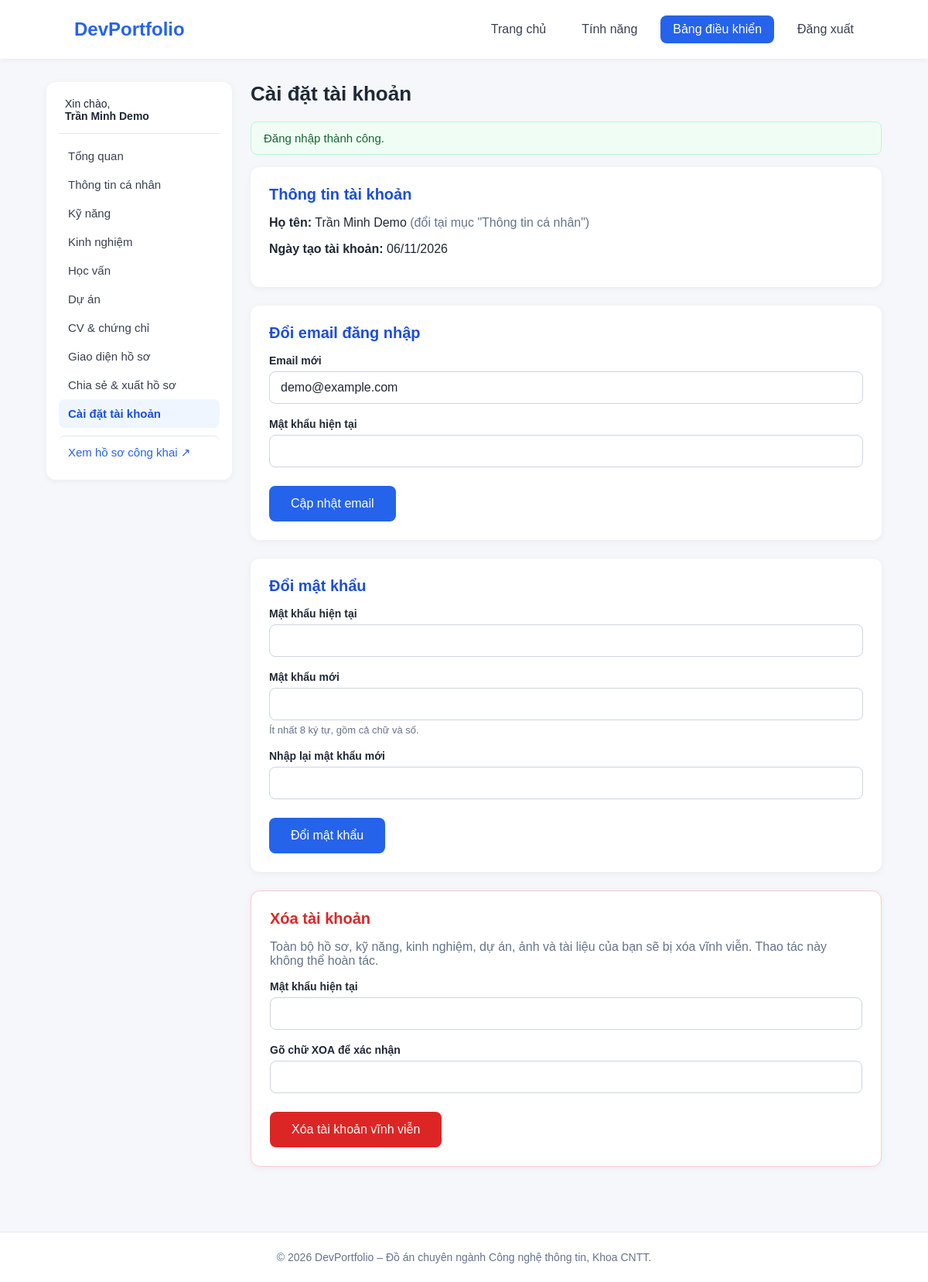
The app's page /dashboard/account.php (signed in) with its own data.
### tables this page shows
CREATE TABLE IF NOT EXISTS users (
    id            INT UNSIGNED NOT NULL AUTO_INCREMENT,
    full_name     VARCHAR(100) NOT NULL,
    email         VARCHAR(190) NOT NULL,
    password_hash VARCHAR(255) NOT NULL,             
    slug          VARCHAR(120) NOT NULL,             
    is_active     TINYINT(1)   NOT NULL DEFAULT 1,
    created_at    DATETIME     NOT NULL DEFAULT CURRENT_TIMESTAMP,
    updated_at    DATETIME     NOT NULL DEFAULT CURRENT_TIMESTAMP ON UPDATE CURRENT_TIMESTAMP,
    PRIMARY KEY (id),
    UNIQUE KEY uq_users_email (email),
    UNIQUE KEY uq_users_slug (slug)
);

### includes/auth.php (called while the page is built, shortened)
<?php
function current_user(bool $refresh = false): ?array
{
    static $cache = null;
    static $loaded = false;
    if ($loaded) {
        return $cache;
    }
    $loaded = true;
    $id = $_SESSION['user_id'] ?? null;
    $last = (int) ($_SESSION['last_activity'] ?? 0);
    $user = db_one(
        'SELECT id, full_name, email, slug, is_active, created_at FROM users WHERE id = ?',
        [(int) $id]
    );
    $cache = $user;
    return $cache;
}
function require_login(): array
{
    $user = current_user();
    return $user;
}

### includes/db.php (called while the page is built, shortened)
<?php
function db(): PDO
{
    static $pdo = null;
    if ($pdo === null) {
        $c = config('db');
        $dsn = sprintf(
            'mysql:host=%s;port=%d;dbname=%s;charset=utf8mb4',
            $c['host'],
            (int) $c['port'],
            $c['name']
        );
        $pdo = new PDO($dsn, $c['user'], $c['pass'], [
            PDO::ATTR_ERRMODE            => PDO::ERRMODE_EXCEPTION,
            PDO::ATTR_DEFAULT_FETCH_MODE => PDO::FETCH_ASSOC,
            PDO::ATTR_EMULATE_PREPARES   => false,
        ]);
    }
    return $pdo;
}
function db_query(string $sql, array $params = []): PDOStatement
{
    $stmt = db()->prepare($sql);
    $stmt->execute($params);
    return $stmt;
}
function db_one(string $sql, array $params = []): ?array
{
    $row = db_query($sql, $params)->fetch();
    return $row === false ? null : $row;
}

### dashboard/account.php (the view, shortened to what this page needs)
<?php
require __DIR__ . '/../includes/bootstrap.php';
$user = require_login();
$emailInput = $user['email'];
$pageTitle = 'Cài đặt tài khoản';
$activeNav = 'account.php';
require __DIR__ . '/../includes/dash_header.php';
?>
                <div class="card">
                    <h2>Thông tin tài khoản</h2>
                    <p><strong>Họ tên:</strong> <?= e($user['full_name']) ?>
                        <span class="muted">(đổi tại mục "Thông tin cá nhân")</span></p>
                    <p><strong>Ngày tạo tài khoản:</strong> <?= e(format_date_vn(substr((string) $user['created_at'], 0, 10))) ?></p>
                </div>
                <form class="card" method="post" action="<?= e(url('dashboard/account.php')) ?>" novalidate>
                    <h2>Đổi email đăng nhập</h2>
                    <div class="form-group">
                        <label for="email">Email mới</label>
                        <input class="form-control" type="email" id="email" name="email" maxlength="190"
                               autocomplete="email" required value="<?= e($emailInput) ?>">
                    </div>
                    <div class="form-group">
                        <label for="email_current_password">Mật khẩu hiện tại</label>
                        <input class="form-control" type="password" id="email_current_password" name="current_password"
                               maxlength="72" autocomplete="current-password" required>
                    </div>
                    <button type="submit" class="btn">Cập nhật email</button>
                </form>
                <form class="card" method="post" action="<?= e(url('dashboard/account.php')) ?>" novalidate>
                    <h2>Đổi mật khẩu</h2>
                    <div class="form-group">
                        <label for="pw_current_password">Mật khẩu hiện tại</label>
                        <input class="form-control" type="password" id="pw_current_password" name="current_password"
                               maxlength="72" autocomplete="current-password" required>
                    </div>
                    <div class="form-group">
                        <label for="new_password">Mật khẩu mới</label>
                        <input class="form-control" type="password" id="new_password" name="new_password"
                               maxlength="72" autocomplete="new-password" required>
                        <div class="form-hint">Ít nhất 8 ký tự, gồm cả chữ và số.</div>
                    </div>
                    <div class="form-group">
                        <label for="new_password_confirm">Nhập lại mật khẩu mới</label>
                        <input class="form-control" type="password" id="new_password_confirm" name="new_password_confirm"
                               maxlength="72" autocomplete="new-password" required>
                    </div>
                    <button type="submit" class="btn">Đổi mật khẩu</button>
                </form>
                <form class="card card-danger" method="post" action="<?= e(url('dashboard/account.php')) ?>"
                      data-confirm="Xóa vĩnh viễn tài khoản và toàn bộ dữ liệu? Không thể khôi phục." novalidate>
                    <h2>Xóa tài khoản</h2>
                    <p class="muted">
                        Toàn bộ hồ sơ, kỹ năng, kinh nghiệm, dự án, ảnh và tài liệu của bạn sẽ bị xóa vĩnh viễn.
                        Thao tác này không thể hoàn tác.
                    </p>
                    <div class="form-group">
                        <label for="del_current_password">Mật khẩu hiện tại</label>
                        <input class="form-control" type="password" id="del_current_password" name="current_password"
                               maxlength="72" autocomplete="current-password" required>
                    </div>
                    <div class="form-group">
                        <label for="confirm_text">Gõ chữ <strong>XOA</strong> để xác nhận</label>
                        <input class="form-control" type="text" id="confirm_text" name="confirm_text" maxlength="10"
                               autocomplete="off" required>
                    </div>
                    <button type="submit" class="btn btn-danger">Xóa tài khoản vĩnh viễn</button>
                </form>
<?php require __DIR__ . '/../includes/dash_footer.php'; ?>

### includes/dash_header.php (shortened to what this page needs)
<?php
require __DIR__ . '/header.php';
$dashMenu = [
    'index.php'       => 'Tổng quan',
    'profile.php'     => 'Thông tin cá nhân',
    'skills.php'      => 'Kỹ năng',
    'experiences.php' => 'Kinh nghiệm',
    'education.php'   => 'Học vấn',
    'projects.php'    => 'Dự án',
    'documents.php'   => 'CV & chứng chỉ',
    'appearance.php'  => 'Giao diện hồ sơ',
    'share.php'       => 'Chia sẻ & xuất hồ sơ',
    'account.php'     => 'Cài đặt tài khoản',
];
?>
        <div class="dash">
            <aside class="dash-nav">
                <div class="dash-user">Xin chào,<br><strong><?= e($currentUser['full_name']) ?></strong></div>
                <?php foreach ($dashMenu as $file => $label): ?>
                    <a href="<?= e(url('dashboard/' . $file)) ?>"<?= ($activeNav ?? '') === $file ? ' class="active"' : '' ?>><?= e($label) ?></a>
                <?php endforeach; ?>
                <a class="dash-public" href="<?= e(profile_url($currentUser['slug'], false)) ?>" target="_blank" rel="noopener">Xem hồ sơ công khai &#8599;</a>
            </aside>
            <section class="dash-main">
                <h1 class="dash-title"><?= e($pageTitle) ?></h1>

### assets/css/style.css (style rules this page uses)
* { box-sizing: border-box; }
body { margin: 0; font-family: Arial, sans-serif; background-color: #f5f7fb; color: #1f2937; }
.btn { display: inline-block; margin-top: 15px; padding: 14px 28px; background-color: #2563eb; color: white; text-decoration: none; border-radius: 8px; }
:root { --primary: #2563eb; --primary-dark: #1d4ed8; --text: #1f2937; --muted: #64748b; --border: #e2e8f0; --danger: #dc2626; --success: #16a34a; --warning: #d97706; }
a { color: var(--primary); }
button.btn { border: 0; cursor: pointer; font: inherit; }
.btn-danger { background: var(--danger); }
.form-group { margin-bottom: 18px; }
.form-group label { display: block; font-weight: 600; font-size: 14px; margin-bottom: 6px; }
.form-control { width: 100%; padding: 11px 14px; border: 1px solid #cbd5e1; border-radius: 8px; font: inherit; background: #fff; color: var(--text); }
.form-hint { color: var(--muted); font-size: 13px; margin-top: 5px; }
.muted { color: var(--muted); }
.dash { display: grid; grid-template-columns: 240px 1fr; gap: 24px; padding: 30px 5% 60px; align-items: start; }
.dash-nav { background: #fff; border-radius: 12px; padding: 16px; box-shadow: 0 2px 10px rgba(0, 0, 0, 0.05); }
.dash-user { padding: 4px 8px 14px; border-bottom: 1px solid var(--border); margin-bottom: 10px; font-size: 14px; }
.dash-nav a { display: block; padding: 10px 12px; border-radius: 8px; color: #374151; text-decoration: none; font-size: 15px; }
.dash-nav a.active { background: #eff6ff; color: var(--primary-dark); font-weight: 600; }
.dash-main { min-width: 0; }
.dash-title { margin: 0 0 20px; color: var(--text); font-size: 26px; }
.card { background: #fff; border-radius: 12px; padding: 24px; box-shadow: 0 2px 10px rgba(0, 0, 0, 0.05); margin-bottom: 24px; }
.card h2 { margin: 0 0 16px; font-size: 20px; color: var(--primary-dark); }
.card .btn { margin-top: 6px; }
.dash-public { margin-top: 10px; border-top: 1px solid var(--border); padding-top: 12px !important; color: var(--primary) !important; }
.card-danger { border: 1px solid #fecaca; }
.card-danger h2 { color: var(--danger); }

### records on screen
users: full_name "Trần Minh Demo", created_at "06/11/2026", email "demo@example.com"

### other values on screen
config('app_name') "DevPortfolio"
$label "Tổng quan"
$label "Thông tin cá nhân"
$label "Kỹ năng"
$label "Kinh nghiệm"
$label "Học vấn"
$label "Dự án"
$label "CV & chứng chỉ"
$label "Giao diện hồ sơ"
$label "Chia sẻ & xuất hồ sơ"
$label "Cài đặt tài khoản"
$pageTitle "Cài đặt tài khoản"
$item['message'] "Đăng nhập thành công."
